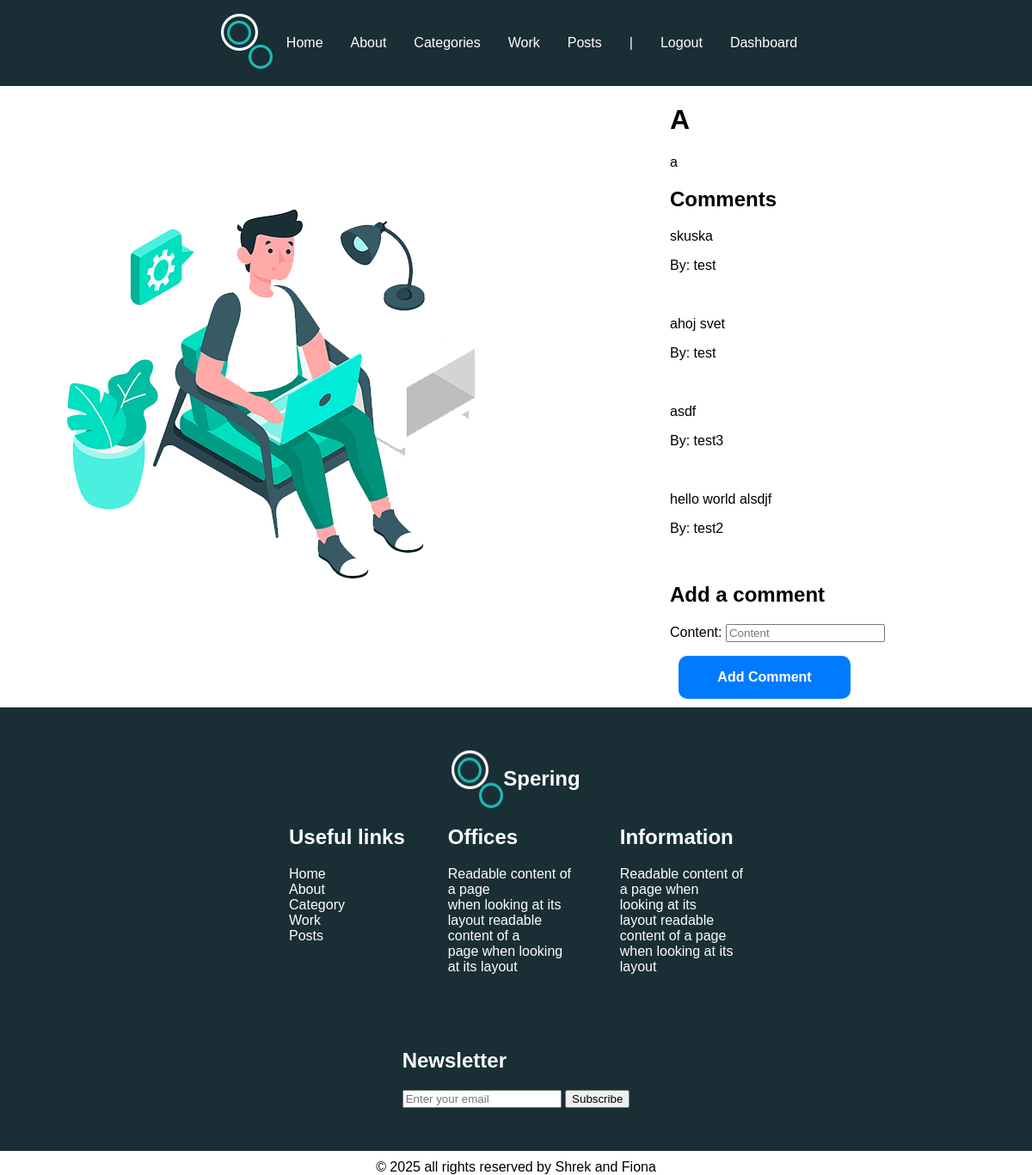
The app's page /post/20/ (signed in), older data.
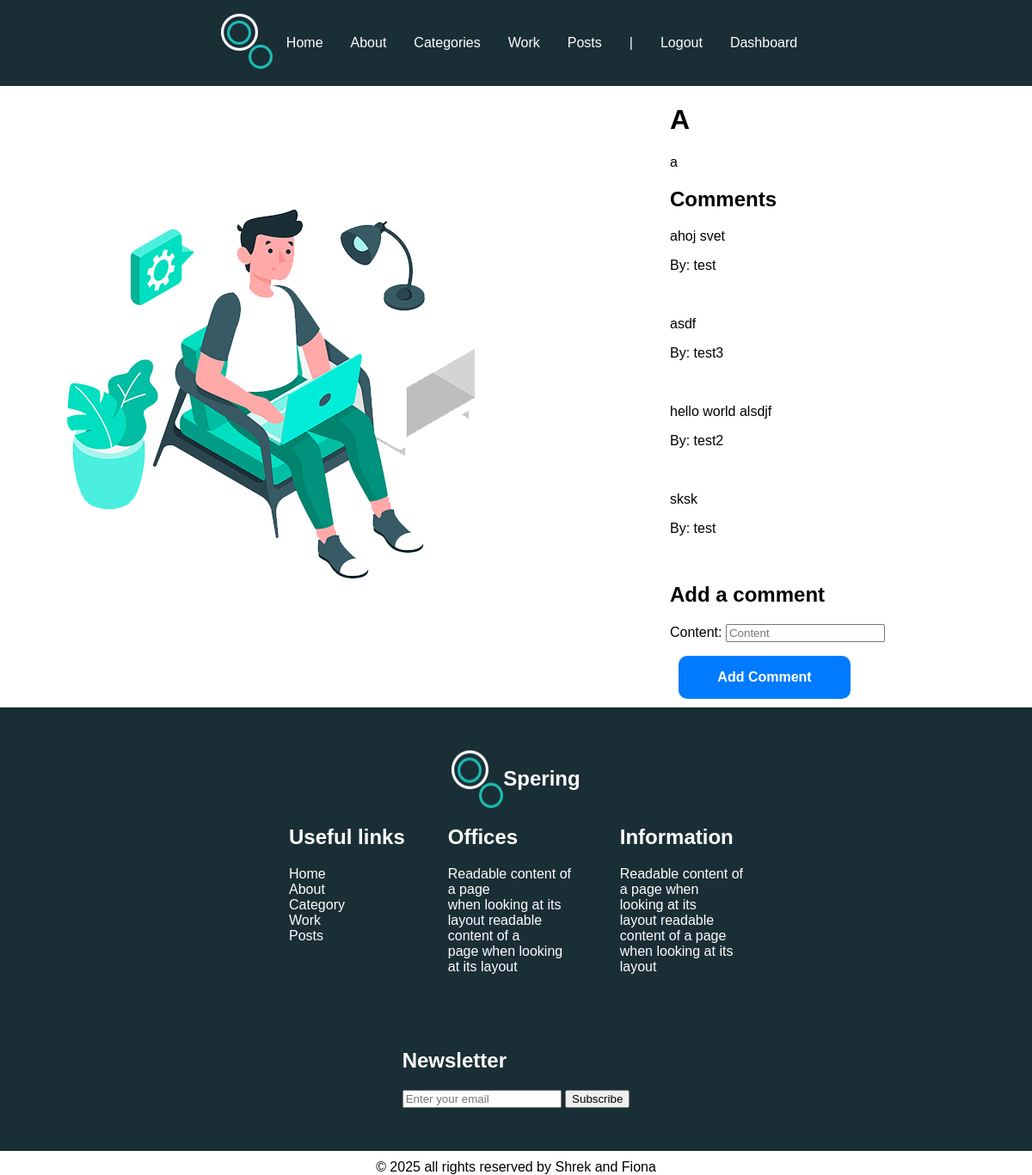
The same page, newer data.
### myApp/models.py (models this page shows, shortened)
class Comment(models.Model):
    post = models.ForeignKey(Post, related_name='comments', on_delete=models.CASCADE)
    content = models.TextField(null=False)
    author_name = models.ForeignKey(User, on_delete=models.CASCADE)
    created_at = models.DateTimeField(auto_now=True)

### myApp/views.py (the view)
# urls.py: path('post/<int:post_id>/', views.post_detail, name='post_detail'),
@login_required
def post_detail(request, post_id):
    post = get_object_or_404(Post, id=post_id)
    comments = Comment.objects.filter(post=post)
    if request.method == 'POST':
        form = CommentForm(request.POST)
        if form.is_valid():
            comment = form.save(commit=False)
            comment.post = post
            comment.author_name = request.user
            comment.save()
            return redirect('post_detail', post_id=post.id)
    else:
        form = CommentForm()
    return render(request, 'myApp/post_detail.html', {'post': post, 'form': form, 'comments': comments})

### myApp/forms.py
class CommentForm(forms.ModelForm):
    class Meta:
        model = Comment
        fields = ['content']
        widgets = {
            'content': forms.TextInput(attrs={'class': 'form-control',
                                              'style': 'max-width: 500px;',
                                              'placeholder': 'Content'}),
        }

### myApp/templates/myApp/post_detail.html (shortened to what this page needs)
{% load static %}
<!DOCTYPE html>
<html lang="en">
<head>
    <link rel="stylesheet" href="{% static 'style.css' %}">
</head>
<body>
<div class="grid-layout container">
    {% include 'myApp/header.html' %}
    <div class="sidebar">
        <img src="{% static 'images/experience-img.jpg' %}" class="image indexImage" alt="">
    </div>
    <div class="main">
        <div class="mainText">
            <h1>{{ post.title }}</h1>
            <p>{{ post.content }}</p>
            <h2>Comments</h2>
            <ul>
                {% for comment in comments %}
                    <div class="comment">
                        <p>{{ comment.content }}</p>
                        <p>By: {{ comment.author_name.username }}</p>
                        <br>
                    </div>
                {% empty %}
                    <li>No comments yet.</li>
                {% endfor %}
            </ul>
            <h2>Add a comment</h2>
            <form method="post">
                {{ form.as_p }}
                <button type="submit" class="btn4">Add Comment</button>
            </form>
        </div>
    </div>
    {% include 'myApp/footer.html' %}
</div>
</body>
</html>

Row changes from the older to the newer data that the page shows:
removed Comment: content "skuska", author_name.username "test"
added Comment: content "sksk", author_name.username "test"
